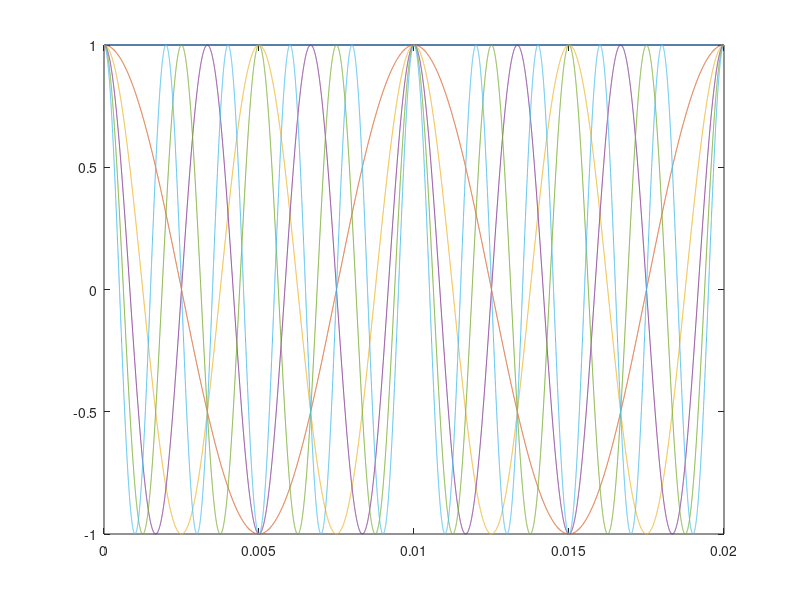
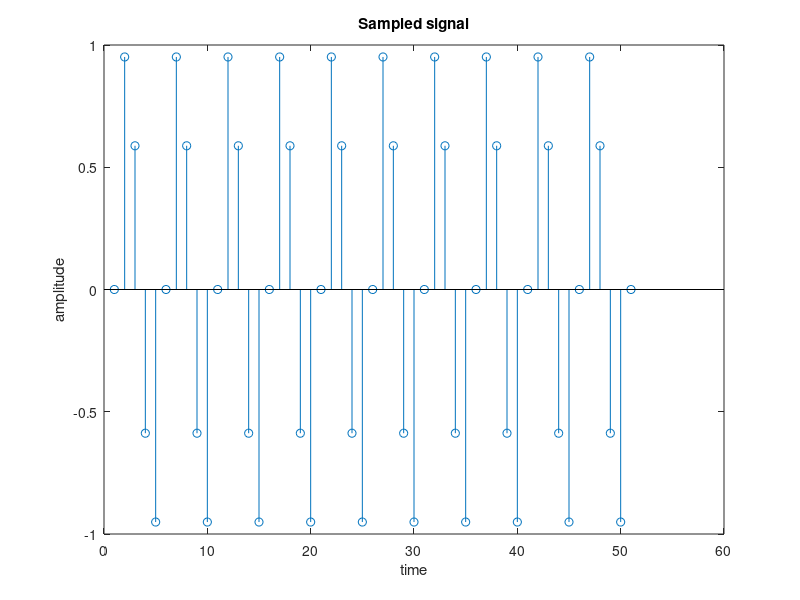
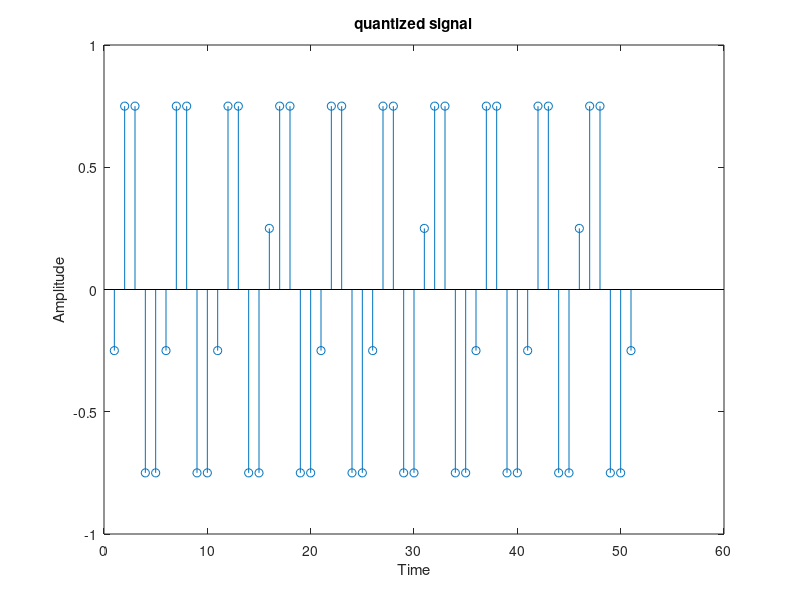
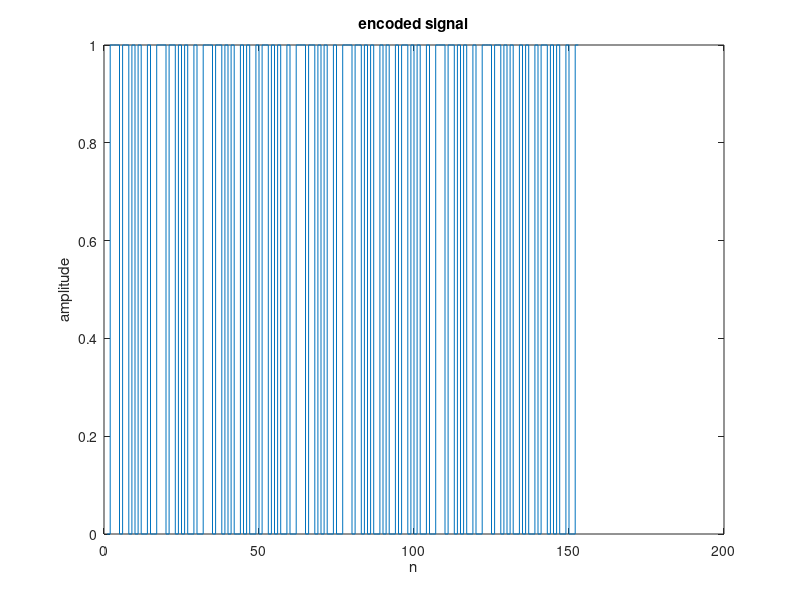

Source code (MATLAB) for these figures, in order:
%for multiple n values
clc;
clear all;
close all;
Fs = 800e3;
dt = 1/Fs;
n = 0: 1:5;
t =  (0:dt:0.02-dt)';
Fm = 100;
y = cos(2*pi*Fm*t*n);
figure;
plot(t,y);
figure;
stem(y);
%Ploting the Sampled Signal.
figure(2); 
stem(y);
title('Sampled signal');
xlabel('time');
ylabel('amplitude');

clc;
clear all;
close all;
fs=5000;
fm=100;
n=10;
t=(0:1/fs:1/fm)';
y=sin(2*pi*fm*t*n);
plot(t,y);
figure;
stem(y);
%Ploting the Sampled Signal.
figure(2); 
stem(y);
title('Sampled signal');
xlabel('time');
ylabel('amplitude');

%Quantization 
n1=3;
L=2^n1;
Xmax=2;
Xmin=-2;
del=(Xmax-Xmin)/L;
partition=Xmin:del:Xmax;
codebook=Xmin-(del/2):del:Xmax+(del/2);
[index,quants]=quantiz(y,partition,codebook);

%Ploting the Quantized Signal.
figure(3);
stem(quants);
title('quantized signal');
xlabel('Time');
ylabel('Amplitude');

%Encoding
l1=length(index);
for i=1:l1
if(index(i)~=0)
index(i)=index(i)-1;
end
end

%normalization
l2=length(quants);
for i=1:l2
    if (quants(i)==Xmax-del/2)
        quants(i)=Xmax+del/2;
    end
    if (quants(i)==Xmax+del/2)
        quants(i)=Xmax-del/2;
    end
end

code=de2bi(index,'left-msb');

k=1;
for i=1:l1
    for j=1:n1
        coded(k)=code(i,j);
        j=j+1;
        k=k+1;
    end
    i=i+1;
end

%Ploting the Encoded Signal
figure(4);
stairs(coded);
title('encoded signal');
xlabel('n');
ylabel('amplitude');

%Decoding
index1=bi2de(code,'left-msb');
de_signal=(del*index1)+Xmin+(del/2);

%Ploting the Decoded Signal
figure(5);
plot(de_signal);
title('demodulated signal');
xlabel('n');
ylabel('amplitude');
